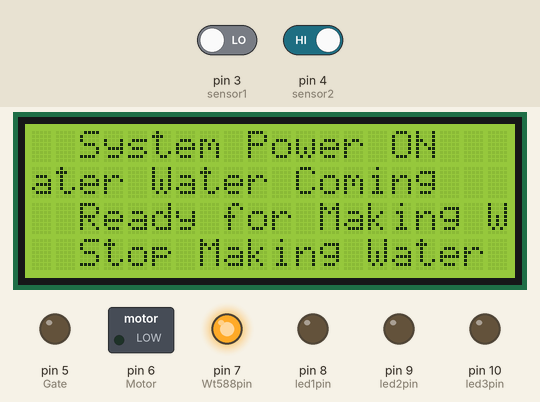
Bench run of a sketch on a simulated Arduino Mega 2560, built with avr-gcc and run on an emulated ATmega2560. Shown: 20×4 character LCD, switched loads named in the sketch (green lamp = pin HIGH), output pins drawn as LEDs (lit = HIGH). The inputs (shaded band) are chosen by the test bench; at power-on: pin 3 (sensor1) LOW, pin 4 (sensor2) HIGH. What the sketch prints to the serial monitor is not drawn.

Above: at 2.7 s.
2.8 s: pin 3 (sensor1) driven HIGH
At 7.7 s:
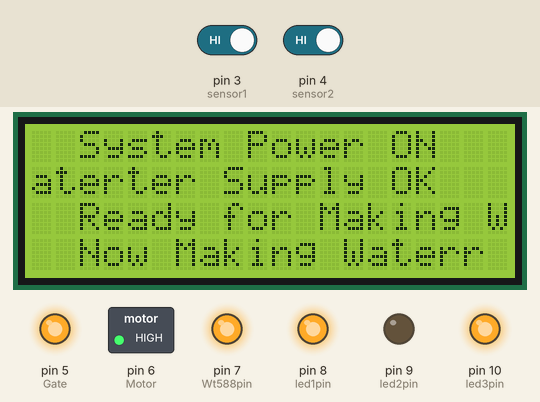
13.8 s: pin 4 (sensor2) driven LOW
At 18.5 s:
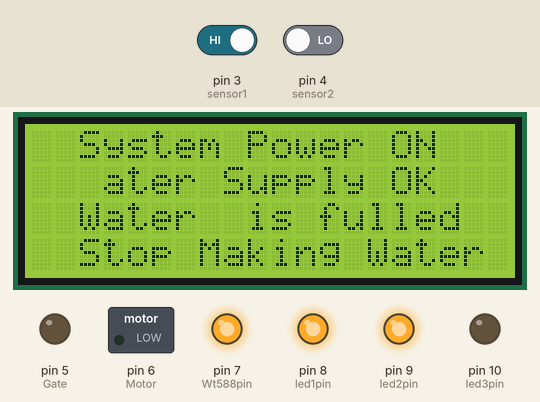
24.1 s: pin 3 (sensor1) driven LOW
At 29.2 s:
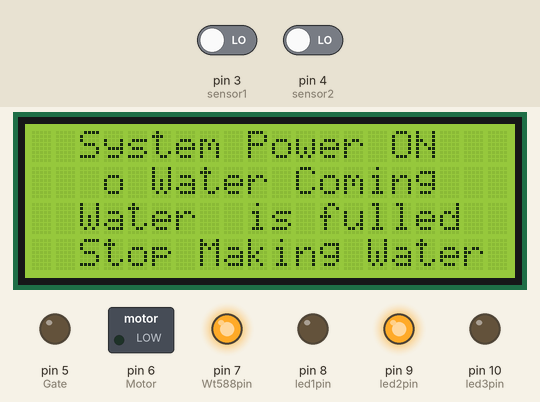
34.3 s: pin 4 (sensor2) driven HIGH
At 38.8 s:
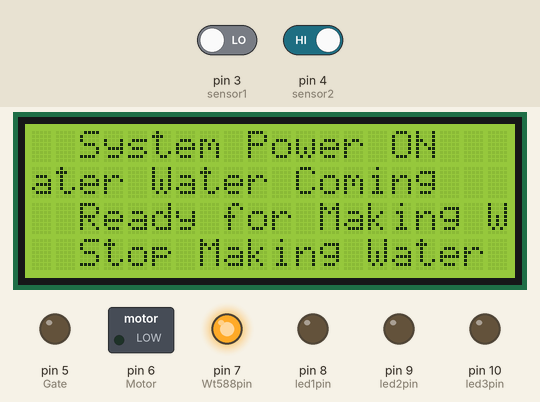
Timing chart, 0 to 44.6 s (numbered marks = the images above; inputs shaded):
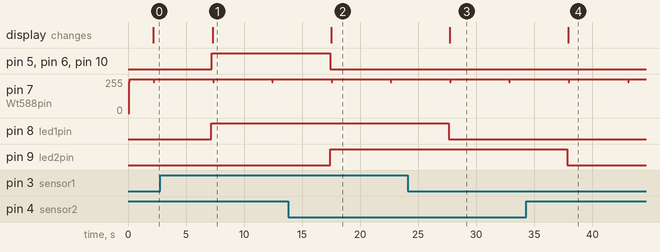

The sketch:

RO31.ino
```cpp
#include <LiquidCrystal.h>

#define sensor1 3
#define sensor2 4
#define led1pin 8
#define led2pin 9
#define led3pin 10
#define Gate 5
#define Motor 6

int debugmode = 0;
int Wt588pin=7;


/* LiquidCrystal display with:
LCD 4 (RS) to arduino pin 12
LCD 5 (R/W) to ground (non-existent pin 14 okay?)
LCD 6 (E) to arduino pin 11
d4, d5, d6, d7 on arduino pins 7, 8, 9, 10
*/
LiquidCrystal lcd(24,26,28,30,32,34,36);   //ok
//LiquidCrystal lcd(10, 11, 12, 44, 42, 40, 38);

void setup()
{
  pinMode(sensor1,INPUT) ;
  pinMode(sensor2,INPUT) ;

  pinMode(led1pin,OUTPUT) ;
  pinMode(led2pin,OUTPUT) ;
  pinMode(led3pin,OUTPUT) ;

  pinMode(Gate,OUTPUT) ;
  pinMode(Motor,OUTPUT) ;

   pinMode(Wt588pin, OUTPUT);

  digitalWrite(led1pin,LOW) ;
  digitalWrite(led2pin,LOW) ;
  digitalWrite(led3pin,LOW) ;

  digitalWrite(Gate,LOW) ;
  digitalWrite(Motor,LOW) ;

  lcd.begin(20, 4);
// position cursor on line x=4,y=3
  PowonLedDisplay();
  Serial.begin(9600);
  Serial.println("program start here....");
      PlayVoice(0x00,Wt588pin);
}
void loop()
{
  delay(2000);
boolean status1 = 0;
boolean status2 = 0;
status1 = digitalRead(sensor1) ;
status2 = digitalRead(sensor2) ;
if (status1 == HIGH)
  {
    Serial.println("The water is coming");
     digitalWrite(led1pin,HIGH) ;
  }
  else
  {
    Serial.println("The water is blocked");
     digitalWrite(led1pin,LOW) ;
  }

  if (status2 == LOW)
  {
    Serial.println("The RO water is Full");
     digitalWrite(led2pin,HIGH) ;
  }
   else
  {
    Serial.println("The RO water is not Full");
     digitalWrite(led2pin,LOW) ;

  }

  if ((status1 == HIGH) && (status2 == HIGH) )
  {
    Serial.println("The making-water of the RO Machin is Starting");
     digitalWrite(led3pin,HIGH) ;
      digitalWrite(Gate,HIGH) ;
      digitalWrite(Motor,HIGH) ;
  }
   else
  {
    Serial.println("The making-water of the RO Machin is stopping");
     digitalWrite(led3pin,LOW) ;
       digitalWrite(Gate,LOW) ;
      digitalWrite(Motor,LOW) ;
  }

StatusDisplay(status1,status2) ;
VoicDisplay(status1,status2) ;


}

void PowonLedDisplay()
{
    lcd.setCursor(2,0);   //lcd.setCursor(Col,Row);
// Print a message to the LCD .
lcd.print("System Power ON");

}

void StatusDisplay(boolean st1, boolean st2)
{
  if (st1)
  {
      lcd.setCursor(2,1);   //lcd.setCursor(Col,Row);
  // Print a message to the LCD .
      lcd.print("Water Supply OK      ");
      Serial.println("Water Supply OK      ");

  }
  else
  {
      lcd.setCursor(2,1);   //lcd.setCursor(Col,Row);
  // Print a message to the LCD .
      lcd.print("No Water Coming      ");
      Serial.println("No Water Coming      ");
  }

  if (st2)
  {
      lcd.setCursor(2,2);   //lcd.setCursor(Col,Row);
  // Print a message to the LCD .
    lcd.print("Ready for Making Water");
    Serial.println("Ready for Making Water");
  }
  else
  {
      lcd.setCursor(2,2);   //lcd.setCursor(Col,Row);
  // Print a message to the LCD .
    lcd.print("Water  is fulled     ");
    Serial.println("Water  is fulled     ");
  }

  if (st1  && st2)
  {
      lcd.setCursor(2,3);   //lcd.setCursor(Col,Row);
  // Print a message to the LCD .
    lcd.print("Now Making Water");
    Serial.println("Now Making Water");
  }
  else
  {
      lcd.setCursor(2,3);   //lcd.setCursor(Col,Row);
  // Print a message to the LCD .
    lcd.print("Stop Making Water");
    Serial.println("Stop Making Water");
  }

}


void VoicDisplay(boolean st1, boolean st2)
{
  if (st1)
  {
             if (st2)
        {
            PlayVoice(0x05,Wt588pin);
         // Serial.println("Ready for Making Water");
            delay(3000);
        }
        else
        {
            PlayVoice(0x04,Wt588pin);
         // Serial.println("Water  is fulled     ");
            delay(3000);
        }
  }
  else
  {
      PlayVoice(0x02,Wt588pin);
     // Serial.println("No Water Coming      ");
      delay(3000);
  }
}


void PlayVoice(unsigned char addr,unsigned int addrpin)
{
digitalWrite(addrpin,0);
delay(5);
for(int i=0;i<8;i++)
{
digitalWrite(addrpin,1);
if(addr & 1)
{
delayMicroseconds(600);
digitalWrite(addrpin,0);
delayMicroseconds(300);
}
else
{
delayMicroseconds(300);
digitalWrite(addrpin,0);
delayMicroseconds(600);
}
addr>>=1;  //此行用>>=还是=>>还不确定
}
digitalWrite(addrpin,1);
}
```

Measured:
- after the input at 2.8 s, pin 5 (Gate), pin 6 (Motor), pin 8 (led1pin), pin 10 (led3pin): LOW → HIGH after 4.4 s; the display: changes after 4.5 s (image 1)
- after the input at 13.8 s, pin 5 (Gate), pin 6 (Motor), pin 10 (led3pin): HIGH → LOW after 3.6 s; pin 9 (led2pin): LOW → HIGH after 3.6 s; the display: changes after 3.7 s (image 2)
- after the input at 24.1 s, pin 8 (led1pin): HIGH → LOW after 3.5 s; the display: changes after 3.6 s (image 3)
- after the input at 34.3 s, pin 9 (led2pin): HIGH → LOW after 3.5 s; the display: changes after 3.6 s (image 4)
- by itself, pin 7 (Wt588pin): alternates 255/255 for 5.1 s and 230/255 for 0.04 s
